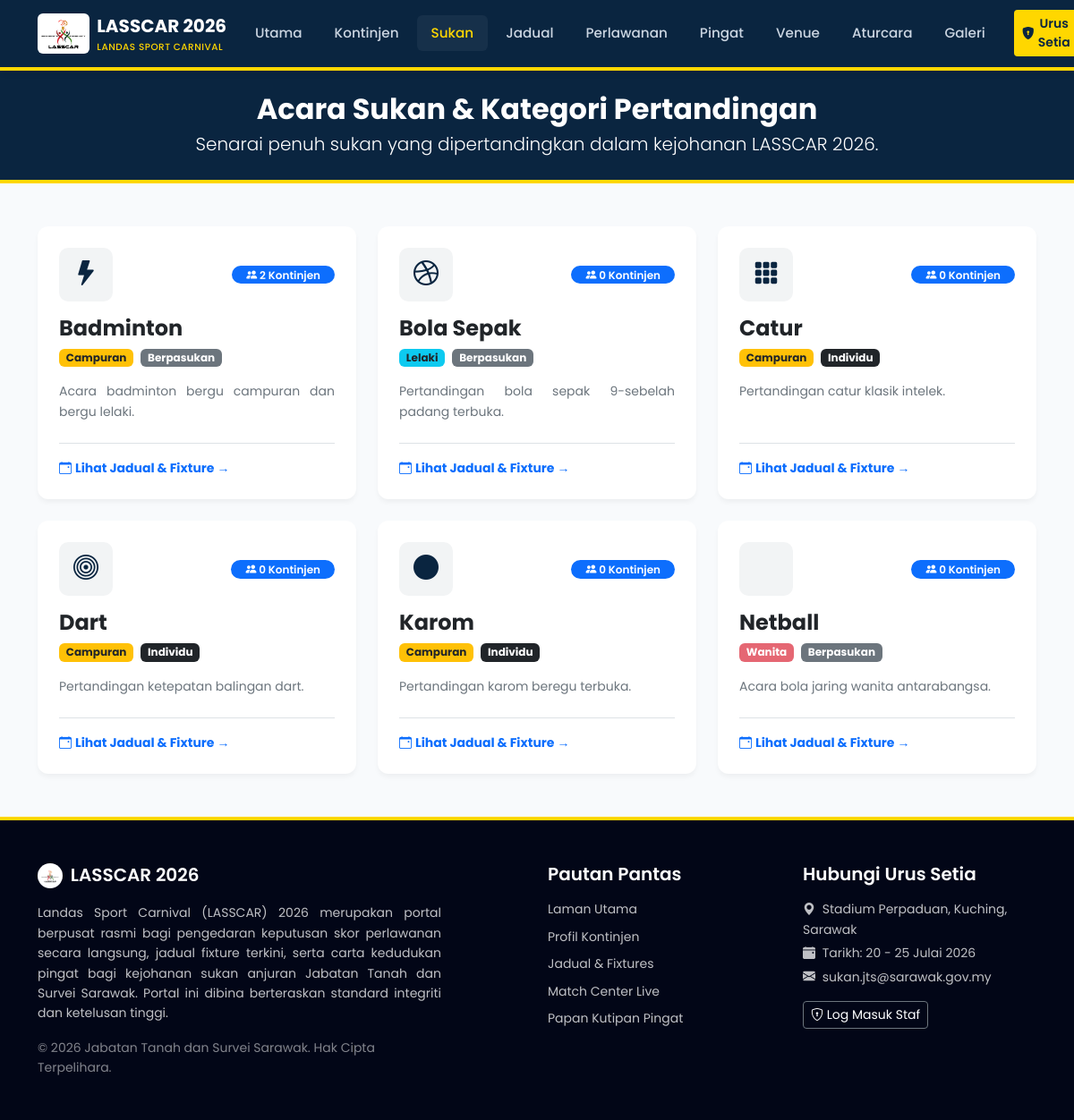
Page /public/sukan.php on the earlier database version.
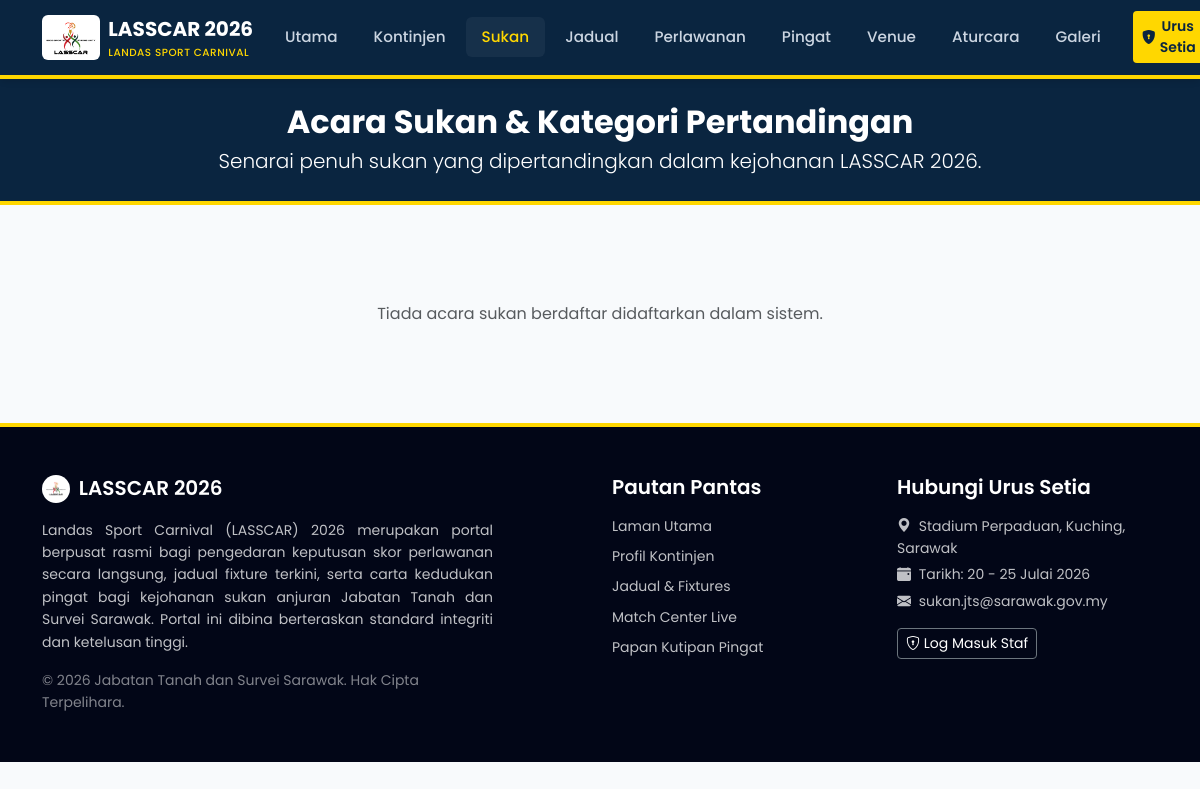
Same page on the later database version.
### tables this page shows
CREATE TABLE IF NOT EXISTS tbl_sukan (
    id INT UNSIGNED AUTO_INCREMENT PRIMARY KEY,
    nama_sukan VARCHAR(100) NOT NULL,
    kategori ENUM('lelaki','wanita','campuran') NOT NULL DEFAULT 'campuran',
    jenis_perlawanan ENUM('individu','berpasukan') NOT NULL DEFAULT 'berpasukan',
    ikon VARCHAR(100) NULL,                        
    keterangan TEXT NULL,
    status ENUM('aktif','tidak_aktif') NOT NULL DEFAULT 'aktif',
    dicipta_pada TIMESTAMP DEFAULT CURRENT_TIMESTAMP
);

### includes/functions.php (called while the page is built, shortened)
<?php
function sanitize(?string $data): string {
    return htmlspecialchars(trim($data), ENT_QUOTES, 'UTF-8');
}

### public/sukan.php (the view, shortened to what this page needs)
<?php
require_once __DIR__ . '/../includes/header.php';
require_once __DIR__ . '/../includes/db.php';
?>
<div class="py-4 bg-navy text-white text-center mb-5" style="background-color: var(--navy-blue); border-bottom: 4px solid var(--gold);">
    <div class="container">
        <h2 class="fw-bold mb-1">Acara Sukan & Kategori Pertandingan</h2>
        <p class="lead small mb-0">Senarai penuh sukan yang dipertandingkan dalam kejohanan LASSCAR 2026.</p>
    </div>
</div>
<div class="container">
    <div class="row g-4">
        <?php
        $query = "
            SELECT s.*,
                   (SELECT COUNT(*) FROM tbl_pasukan WHERE sukan_id = s.id) as total_pasukan
            FROM tbl_sukan s
            WHERE s.status = 'aktif'
            ORDER BY s.nama_sukan ASC";
        $result = $conn->query($query);
        if ($result && $result->num_rows > 0):
            while ($row = $result->fetch_assoc()):
                $ikon_class = $row['ikon'] ?: 'bi-trophy';
                $kategori_label = '';
                switch ($row['kategori']) {
                    case 'lelaki': $kategori_label = '<span class="badge bg-info text-dark">Lelaki</span>'; break;
                    case 'wanita': $kategori_label = '<span class="badge bg-danger bg-opacity-75">Wanita</span>'; break;
                    case 'campuran': $kategori_label = '<span class="badge bg-warning text-dark">Campuran</span>'; break;
                }
                $jenis_label = ($row['jenis_perlawanan'] === 'berpasukan')
                    ? '<span class="badge bg-secondary">Berpasukan</span>'
                    : '<span class="badge bg-dark">Individu</span>';
                ?>
                <div class="col-12 col-md-6 col-lg-4">
                    <div class="card sport-card h-100 p-4 d-flex flex-column justify-content-between">
                        <div>
                            <div class="d-flex align-items-center justify-content-between mb-3">
                                <div class="sport-icon-wrapper">
                                    <i class="bi <?php echo sanitize($ikon_class); ?> fs-3"></i>
                                </div>
                                <span class="badge bg-primary rounded-pill px-3 py-1 fw-semibold small">
                                    <i class="bi bi-people-fill"></i> <?php echo $row['total_pasukan']; ?> Kontinjen
                                </span>
                            </div>
                            <h4 class="fw-bold text-dark mb-2"><?php echo sanitize($row['nama_sukan']); ?></h4>
                            <div class="d-flex gap-2 mb-3">
                                <?php echo $kategori_label; ?>
                                <?php echo $jenis_label; ?>
                            </div>
                            <p class="text-secondary small mb-0" style="text-align: justify;">
                                <?php echo sanitize($row['keterangan'] ?: 'Tiada keterangan lanjut berkaitan acara sukan ini.'); ?>
                            </p>
                        </div>
                        <div class="mt-4 pt-3 border-top">
                            <a href="jadual.php?sukan_id=<?php echo $row['id']; ?>" class="text-decoration-none small text-navy fw-bold d-flex align-items-center gap-1">
                                <i class="bi bi-calendar-event"></i> Lihat Jadual & Fixture →
                            </a>
                        </div>
                    </div>
                </div>
            <?php
            endwhile;
        else:
            echo "<div class='col-12 text-center text-muted p-5'>Tiada acara sukan berdaftar didaftarkan dalam sistem.</div>";
        endif;
        ?>
    </div>
</div>
<?php require_once __DIR__ . '/../includes/footer.php'; ?>

### includes/header.php (shortened to what this page needs)
<?php
require_once __DIR__ . '/functions.php';
$current_page = basename($_SERVER['PHP_SELF']);
function is_active_link(string $page_name): string {
    global $current_page;
    return ($current_page === $page_name) ? 'active' : '';
}
?>
<!DOCTYPE html>
<html lang="ms">
<head>
    <link href="https://cdn.jsdelivr.net/npm/bootstrap@5.3.0/dist/css/bootstrap.min.css" rel="stylesheet">
    <link rel="stylesheet" href="https://cdn.jsdelivr.net/npm/bootstrap-icons@1.10.5/font/bootstrap-icons.css">
    <link rel="stylesheet" href="<?php echo BASE_URL; ?>assets/css/style.css">
</head>
<body>
<nav class="navbar navbar-expand-xl navbar-dark navbar-custom sticky-top">
    <div class="container">
        <a class="navbar-brand" href="<?php echo BASE_URL; ?>public/index.php">
            <img src="<?php echo BASE_URL; ?>assets/logo.png" alt="Logo" class="d-inline-block align-top bg-white p-1 rounded" style="height: 45px; width: auto; object-fit: contain; max-width: 60px;">
            <div>
                <span class="fs-5 d-block fw-bold"><?php echo APP_NAME; ?></span>
                <span class="small text-muted d-block" style="font-size: 0.65rem; font-weight: 500; letter-spacing: 0.05em; color: var(--gold) !important;">LANDAS SPORT CARNIVAL</span>
            </div>
        </a>
        <div class="collapse navbar-collapse" id="navbarContent">
            <ul class="navbar-nav ms-auto mb-2 mb-lg-0 gap-1">
                <li class="nav-item">
                    <a class="nav-link <?php echo is_active_link('index.php'); ?>" href="<?php echo BASE_URL; ?>public/index.php">Utama</a>
                </li>
                <li class="nav-item">
                    <a class="nav-link <?php echo is_active_link('bahagian.php'); ?>" href="<?php echo BASE_URL; ?>public/bahagian.php">Kontinjen</a>
                </li>
                <li class="nav-item">
                    <a class="nav-link <?php echo is_active_link('sukan.php'); ?>" href="<?php echo BASE_URL; ?>public/sukan.php">Sukan</a>
                </li>
                <li class="nav-item">
                    <a class="nav-link <?php echo is_active_link('jadual.php'); ?>" href="<?php echo BASE_URL; ?>public/jadual.php">Jadual</a>
                </li>
                <li class="nav-item">
                    <a class="nav-link <?php echo is_active_link('keputusan.php'); ?>" href="<?php echo BASE_URL; ?>public/keputusan.php">Perlawanan</a>
                </li>
                <li class="nav-item">
                    <a class="nav-link <?php echo is_active_link('kedudukan-pingat.php'); ?>" href="<?php echo BASE_URL; ?>public/kedudukan-pingat.php">Pingat</a>
                </li>
                <li class="nav-item">
                    <a class="nav-link <?php echo is_active_link('venue.php'); ?>" href="<?php echo BASE_URL; ?>public/venue.php">Venue</a>
                </li>
                <li class="nav-item">
                    <a class="nav-link <?php echo is_active_link('aturcara.php'); ?>" href="<?php echo BASE_URL; ?>public/aturcara.php">Aturcara</a>
                </li>
                <li class="nav-item">
                    <a class="nav-link <?php echo is_active_link('galeri.php'); ?>" href="<?php echo BASE_URL; ?>public/galeri.php">Galeri</a>
                </li>
            </ul>
            <div class="ms-xl-3 mt-2 mt-xl-0">
                <a href="<?php echo BASE_URL; ?>admin/auth/login.php" class="btn btn-gold btn-sm d-flex align-items-center gap-1 justify-content-center">
                    <i class="bi bi-shield-lock-fill"></i> Urus Setia
                </a>
            </div>
        </div>
    </div>
</nav>

### includes/footer.php (shortened to what this page needs)
<footer class="footer-custom py-5 mt-5">
    <div class="container">
        <div class="row g-4">
            <div class="col-lg-5">
                <h5 class="text-white mb-3"><img src="<?php echo BASE_URL; ?>assets/logo.png" alt="Logo" class="bg-white p-1 rounded-circle me-1" style="height: 28px; width: 28px; object-fit: contain;"> LASSCAR 2026</h5>
                <p class="small text-white opacity-75 mb-3" style="text-align: justify;">
                    Landas Sport Carnival (LASSCAR) 2026 merupakan portal berpusat rasmi bagi pengedaran keputusan skor perlawanan secara langsung, jadual fixture terkini, serta carta kedudukan pingat bagi kejohanan sukan anjuran Jabatan Tanah dan Survei Sarawak. Portal ini dibina berteraskan standard integriti dan ketelusan tinggi.
                </p>
                <div class="small text-white opacity-50">
                    &copy; <?php echo date('Y'); ?> Jabatan Tanah dan Survei Sarawak. Hak Cipta Terpelihara.
                </div>
            </div>
            <div class="col-sm-6 col-lg-3 offset-lg-1">
                <h5 class="text-white mb-3">Pautan Pantas</h5>
                <ul class="list-unstyled d-flex flex-column gap-2 small">
                    <li><a href="<?php echo BASE_URL; ?>public/index.php" class="text-decoration-none text-white opacity-75">Laman Utama</a></li>
                    <li><a href="<?php echo BASE_URL; ?>public/bahagian.php" class="text-decoration-none text-white opacity-75">Profil Kontinjen</a></li>
                    <li><a href="<?php echo BASE_URL; ?>public/jadual.php" class="text-decoration-none text-white opacity-75">Jadual & Fixtures</a></li>
                    <li><a href="<?php echo BASE_URL; ?>public/keputusan.php" class="text-decoration-none text-white opacity-75">Match Center Live</a></li>
                    <li><a href="<?php echo BASE_URL; ?>public/kedudukan-pingat.php" class="text-decoration-none text-white opacity-75">Papan Kutipan Pingat</a></li>
                </ul>
            </div>
            <div class="col-sm-6 col-lg-3">
                <h5 class="text-white mb-3">Hubungi Urus Setia</h5>
                <p class="small text-white opacity-75 mb-1"><i class="bi bi-geo-alt-fill text-gold me-1"></i> <?php echo TOURNAMENT_LOCATION; ?></p>
                <p class="small text-white opacity-75 mb-1"><i class="bi bi-calendar-event-fill text-gold me-1"></i> Tarikh: <?php echo TOURNAMENT_DATE; ?></p>
                <p class="small text-white opacity-75 mb-0"><i class="bi bi-envelope-fill text-gold me-1"></i> sukan.jts@sarawak.gov.my</p>
                <div class="mt-3">
                    <a href="<?php echo BASE_URL; ?>admin/auth/login.php" class="btn btn-sm btn-outline-secondary py-1 text-white border-secondary">
                        <i class="bi bi-shield-lock"></i> Log Masuk Staf
                    </a>
                </div>
            </div>
        </div>
    </div>
</footer>
</body>
</html>

### assets/css/style.css (style rules this page uses)
:root { --navy-blue: #0a2540; --navy-light: #1e3a5f; --gold: #ffd700; --gold-dark: #ccab00; --sarawak-red: #ef4444; --dark-charcoal: #1f2937; --light-grey: #f8fafc; --border-color: #e2e8f0; }
body { background-color: var(--light-grey); color: var(--dark-charcoal); font-family: 'Poppins', sans-serif; line-height: 1.6; }
.navbar-custom { background-color: var(--navy-blue); border-bottom: 4px solid var(--gold); box-shadow: 0 4px 6px -1px rgba(0, 0, 0, 0.1); transition: all 0.3s; }
.navbar-custom .navbar-brand { font-weight: 700; color: #ffffff; display: flex; align-items: center; gap: 0.5rem; }
.navbar-custom .nav-link { color: #cbd5e1; font-weight: 500; font-size: 0.95rem; padding: 0.5rem 1rem !important; border-radius: 6px; transition: all 0.2s; }
.navbar-custom .nav-link:hover, .navbar-custom .nav-link.active { color: var(--gold); background-color: rgba(255, 255, 255, 0.05); }
.btn-gold { background-color: var(--gold); color: var(--navy-blue); font-weight: 600; transition: all 0.2s; }
.footer-custom { background-color: #020617; color: #94a3b8; border-top: 4px solid var(--gold); }
.footer-custom h5 { color: #ffffff; font-weight: 600; }
.footer-custom a { color: #94a3b8; transition: color 0.2s; }
.sport-card { border: none; border-radius: 12px; background-color: #ffffff; box-shadow: 0 4px 6px -1px rgba(0, 0, 0, 0.05); transition: all 0.3s ease; }
.sport-icon-wrapper { width: 60px; height: 60px; border-radius: 10px; background-color: rgba(10, 37, 64, 0.05); color: var(--navy-blue); display: flex; align-items: center; justify-content: center; transition: all 0.3s; }

Differences in the rows shown:
removed tbl_sukan: total_pasukan "2", nama_sukan "Badminton", kategori "Campuran", jenis_perlawanan "Berpasukan", keterangan "Acara badminton bergu campuran dan bergu lelaki."
removed tbl_sukan: total_pasukan "0", nama_sukan "Bola Sepak", kategori "Lelaki", jenis_perlawanan "Berpasukan", keterangan "Pertandingan bola sepak 9-sebelah padang terbuka."
removed tbl_sukan: total_pasukan "0", nama_sukan "Catur", kategori "Campuran", jenis_perlawanan "Individu", keterangan "Pertandingan catur klasik intelek."
removed tbl_sukan: total_pasukan "0", nama_sukan "Dart", kategori "Campuran", jenis_perlawanan "Individu", keterangan "Pertandingan ketepatan balingan dart."
removed tbl_sukan: total_pasukan "0", nama_sukan "Karom", kategori "Campuran", jenis_perlawanan "Individu", keterangan "Pertandingan karom beregu terbuka."
removed tbl_sukan: total_pasukan "0", nama_sukan "Netball", kategori "Wanita", jenis_perlawanan "Berpasukan", keterangan "Acara bola jaring wanita antarabangsa."
Other differences:
text now shown: "Tiada acara sukan berdaftar didaftarkan dalam sistem."
